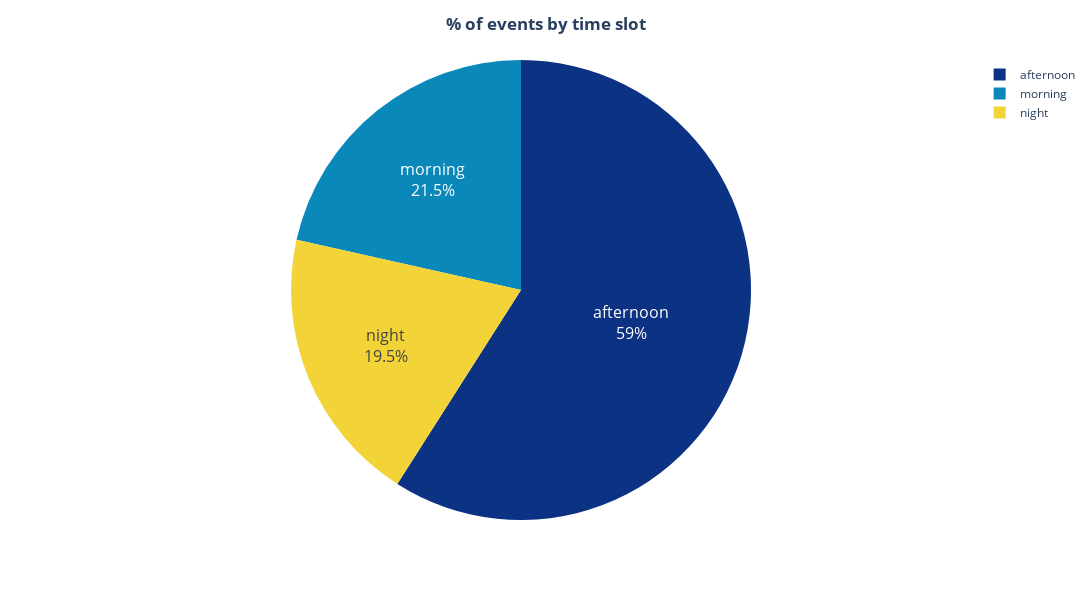

Source (notebook cell):
### Code cell
# PORCENTAJE EVENTOS EN CADA FRANJA HORARIA

time_slot_counts = events['time_slot'].value_counts()                                       # Calcular el total de eventos en cada franja horaria

# Crear el gráfico circular
fig = px.pie(time_slot_counts, 
             values=time_slot_counts.values, 
             names=time_slot_counts.index, 
             color_discrete_sequence=px.colors.diverging.Portland)

fig.update_layout(width=1200, height=600,                                                    # Ajustar el tamaño de la figura
                    title_text='<b>% of events by time slot</b>', title_x=0.5,               # Centrar el título y ponerlo en negrita
                    xaxis_title='', yaxis_title='')                                          # Ocultar los nombres de los ejes

fig.update_traces(textinfo='percent+label', textfont_size=16)                                # Ajustar el tamaño del texto en la leyenda y los números dentro del gráfico
fig.show()

### Figure 1 — Plotly figure (JSON) as saved in the notebook; plotly's stock layout.template omitted (floating-point values rounded to 4 significant figures)
{"data": [{"domain": {"x": [0, 1], "y": [0, 1]}, "hovertemplate": "index=%{label}<br>value=%{value}<extra></extra>", "labels": ["afternoon", "morning", "night"], "legendgroup": "", "name": "", "showlegend": true, "textfont": {"size": 16}, "textinfo": "percent+label", "type": "pie", "values": [134768, 49076, 44435]}], "layout": {"height": 600, "legend": {"tracegroupgap": 0}, "margin": {"t": 60}, "piecolorway": ["rgb(12,51,131)", "rgb(10,136,186)", "rgb(242,211,56)", "rgb(242,143,56)", "rgb(217,30,30)"], "title": {"text": "<b>% of events by time slot</b>", "x": 0.5}, "width": 1200, "xaxis": {"title": {"text": ""}}, "yaxis": {"title": {"text": ""}}}}
